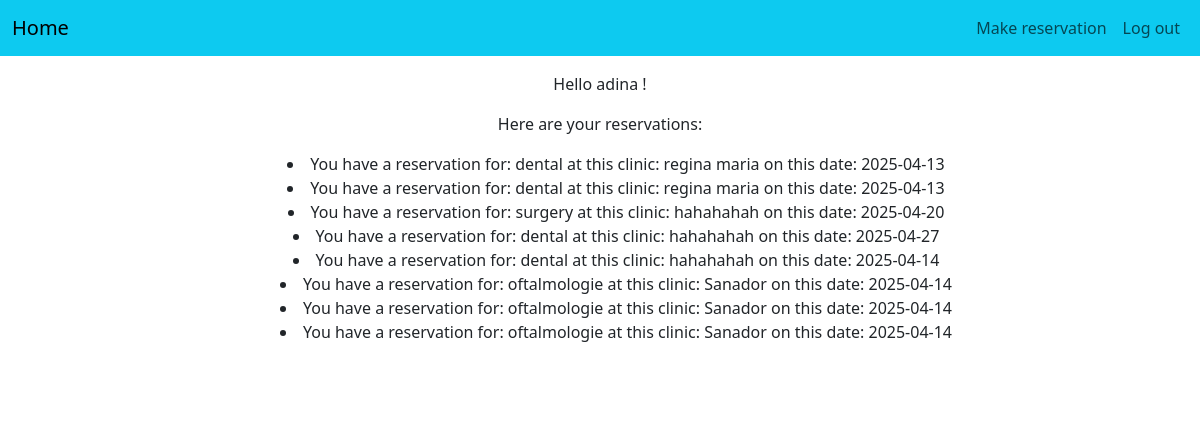
Screenshot of /index_user (signed in) with the database file from the repository.
### tables this page shows
CREATE TABLE reservation (reservation_id INTEGER PRIMARY KEY AUTOINCREMENT, user_id INTEGER, clinic_id INTEGER, medical_service_id INTEGER, reservation_date DATE, FOREIGN KEY (user_id) REFERENCES user(user_id), FOREIGN KEY (clinic_id) REFERENCES clinic(clinic_id), FOREIGN KEY (medical_service_id) REFERENCES medical_service(medical_service_id));

CREATE TABLE medical_service (medical_service_id INTEGER PRIMARY KEY AUTOINCREMENT, clinic_id INTEGER, service_name TEXT, capacity INTEGER, FOREIGN KEY (clinic_id) REFERENCES clinic(clinic_id));

CREATE TABLE clinic (clinic_id INTEGER PRIMARY KEY AUTOINCREMENT, password_hash TEXT, clinic_username TEXT, clinic_name TEXT, location TEXT, type TEXT CHECK(type in('State', 'Private')));

### server.py (the view)
@app.route("/index_user")
def index_user():
    if "username" in session:
        username = session["username"]
        reservations =db_model.get_reservations(session)
        print(reservations)
        return render_template(
            "index_user.html",
            logged_in=True,
            username=username,
            reservations=reservations,
        )
    return render_template("index_user.html", logged_in=False)

### db_utility_model.py (called while the page is built)
def db_fetch(query, args=(), all=False, db_name=DBFILENAME):
    with sqlite3.connect(db_name) as conn:
        conn.row_factory = sqlite3.Row
        cur = conn.execute(query, args)
        if all:
            res = cur.fetchall()
            if res:
                res = [dict(e) for e in res]
            else:
                res = []
        else:
            res = cur.fetchone()
            if res:
                res = dict(res)
    return res

def get_reservations(session_id):
    username = session_id['username']
    if not username:
        return None
    user_row = db_fetch('SELECT * FROM user WHERE username = ?', (username,))
    if user_row:
        user_id=user_row['user_id']
        reservations = db_fetch('SELECT clinic_name, service_name, reservation_date, reservation_id FROM reservation join clinic on clinic.clinic_id=reservation.clinic_id join medical_service on medical_service.medical_service_id=reservation.medical_service_id where reservation.user_id=?', (user_id,), all=True)
        return reservations
    else:
        return None

### templates/index_user.html (shortened to what this page needs)
{% include "header_user.html" %}
  <div class="container text-center bg-white text-dark p-3">
  <div class="row mb-4">
    <div class="col-12">
      {% if logged_in %}
      <p>Hello {{username}} !</p>
      <p>Here are your reservations:</p>
        <ul>
          {% for reservation in reservations %}
            <li style="list-style-position: inside;">You have a reservation for: {{ reservation['service_name'] }} at this clinic: {{ reservation['clinic_name'] }} on this date: {{ reservation['reservation_date'] }}</li>
          {% endfor %}
        </ul>
    {% endif %}
  </body>

### rows the page displays
reservation: service_name "dental", clinic_name "regina maria", reservation_date "2025-04-13"
reservation: service_name "dental", clinic_name "regina maria", reservation_date "2025-04-13"
reservation: service_name "surgery", clinic_name "hahahahah", reservation_date "2025-04-20"
reservation: service_name "dental", clinic_name "hahahahah", reservation_date "2025-04-27"
reservation: service_name "dental", clinic_name "hahahahah", reservation_date "2025-04-14"
reservation: service_name "oftalmologie", clinic_name "Sanador", reservation_date "2025-04-14"
reservation: service_name "oftalmologie", clinic_name "Sanador", reservation_date "2025-04-14"
reservation: service_name "oftalmologie", clinic_name "Sanador", reservation_date "2025-04-14"

### other values shown
{{ username }} "adina"
